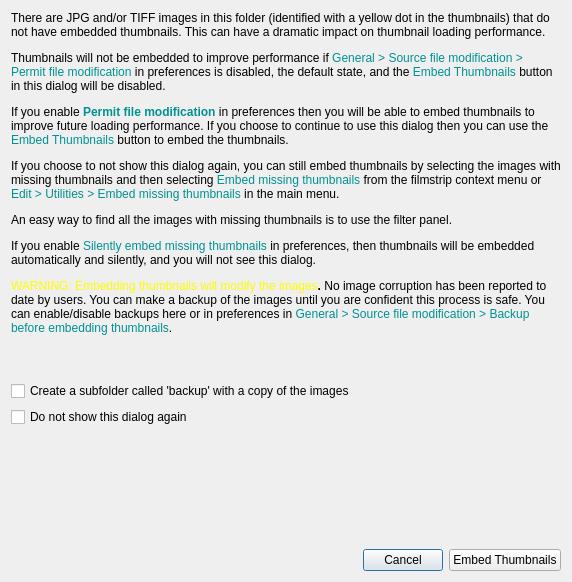
<?xml version="1.0" encoding="UTF-8"?>
<ui version="4.0">
 <class>AddThumbnailsDlg</class>
 <widget class="QDialog" name="AddThumbnailsDlg">
  <property name="geometry">
   <rect>
    <x>0</x>
    <y>0</y>
    <width>572</width>
    <height>582</height>
   </rect>
  </property>
  <property name="windowTitle">
   <string>Missing Thumbnails</string>
  </property>
  <layout class="QVBoxLayout" name="verticalLayout_3">
   <item>
    <layout class="QVBoxLayout" name="verticalLayout">
     <item>
      <widget class="QLabel" name="label">
       <property name="text">
        <string>&lt;html&gt;&lt;head/&gt;&lt;body&gt;&lt;p&gt;There are JPG and/or TIFF images in this folder (identified with a yellow dot in the thumbnails) that do not have embedded thumbnails. This can have a dramatic impact on thumbnail loading performance. &lt;/p&gt;&lt;p&gt;Thumbnails will not be embedded to improve performance if &lt;span style=&quot; color:#009193;&quot;&gt;General &amp;gt; Source file modification &amp;gt; Permit file modification&lt;/span&gt; in preferences is disabled, the default state, and the &lt;span style=&quot; color:#009193;&quot;&gt;Embed Thumbnails&lt;/span&gt; button in this dialog will be disabled.&lt;/p&gt;&lt;p&gt;If you enable &lt;span style=&quot; font-weight:700; color:#009193;&quot;&gt;Permit file modification&lt;/span&gt; in preferences then you will be able to embed thumbnails to improve future loading performance. If you choose to continue to use this dialog then you can use the &lt;span style=&quot; color:#009193;&quot;&gt;Embed Thumbnails&lt;/span&gt; button to embed the thumbnails.&lt;/p&gt;&lt;p&gt;If you choose to not show this dialog again, you can still embed thumbnails by selecting the images with missing thumbnails and then selecting &lt;span style=&quot; color:#009193;&quot;&gt;Embed missing thumbnails&lt;/span&gt; from the filmstrip context menu or &lt;span style=&quot; color:#009193;&quot;&gt;Edit &amp;gt; Utilities &amp;gt; Embed missing thumbnails&lt;/span&gt; in the main menu. &lt;/p&gt;&lt;p&gt;An easy way to find all the images with missing thumbnails is to use the filter panel.&lt;/p&gt;&lt;p&gt;If you enable &lt;span style=&quot; color:#009193;&quot;&gt;Silently embed missing thumbnails&lt;/span&gt; in preferences, then thumbnails will be embedded automatically and silently, and you will not see this dialog.&lt;/p&gt;&lt;p&gt;&lt;span style=&quot; color:#fffb00;&quot;&gt;WARNING: Embedding thumbnails will modify the images&lt;/span&gt;&lt;span style=&quot; font-weight:700;&quot;&gt;. &lt;/span&gt;No image corruption has been reported to date by users. You can make a backup of the images until you are confident this process is safe. You can enable/disable backups here or in preferences in &lt;span style=&quot; color:#009193;&quot;&gt;General &amp;gt; Source file modification &amp;gt; Backup before embedding thumbnails&lt;/span&gt;.&lt;/p&gt;&lt;/body&gt;&lt;/html&gt;</string>
       </property>
       <property name="alignment">
        <set>Qt::AlignLeading|Qt::AlignLeft|Qt::AlignTop</set>
       </property>
       <property name="wordWrap">
        <bool>true</bool>
       </property>
      </widget>
     </item>
    </layout>
   </item>
   <item>
    <spacer name="verticalSpacer_2">
     <property name="orientation">
      <enum>Qt::Vertical</enum>
     </property>
     <property name="sizeType">
      <enum>QSizePolicy::Preferred</enum>
     </property>
     <property name="sizeHint" stdset="0">
      <size>
       <width>20</width>
       <height>40</height>
      </size>
     </property>
    </spacer>
   </item>
   <item>
    <layout class="QVBoxLayout" name="verticalLayout_2">
     <item>
      <widget class="QCheckBox" name="backupChk">
       <property name="text">
        <string>Create a subfolder called 'backup' with a copy of the images</string>
       </property>
      </widget>
     </item>
     <item>
      <widget class="QCheckBox" name="ignoreChk">
       <property name="text">
        <string>Do not show this dialog again</string>
       </property>
      </widget>
     </item>
    </layout>
   </item>
   <item>
    <spacer name="verticalSpacer">
     <property name="orientation">
      <enum>Qt::Vertical</enum>
     </property>
     <property name="sizeHint" stdset="0">
      <size>
       <width>20</width>
       <height>40</height>
      </size>
     </property>
    </spacer>
   </item>
   <item>
    <layout class="QHBoxLayout" name="horizontalLayout">
     <item>
      <spacer name="horizontalSpacer">
       <property name="orientation">
        <enum>Qt::Horizontal</enum>
       </property>
       <property name="sizeHint" stdset="0">
        <size>
         <width>40</width>
         <height>20</height>
        </size>
       </property>
      </spacer>
     </item>
     <item>
      <widget class="QPushButton" name="cancelBtn">
       <property name="text">
        <string>Cancel</string>
       </property>
      </widget>
     </item>
     <item>
      <widget class="QPushButton" name="addBtn">
       <property name="text">
        <string>Embed Thumbnails</string>
       </property>
      </widget>
     </item>
    </layout>
   </item>
  </layout>
 </widget>
 <resources/>
 <connections/>
</ui>
